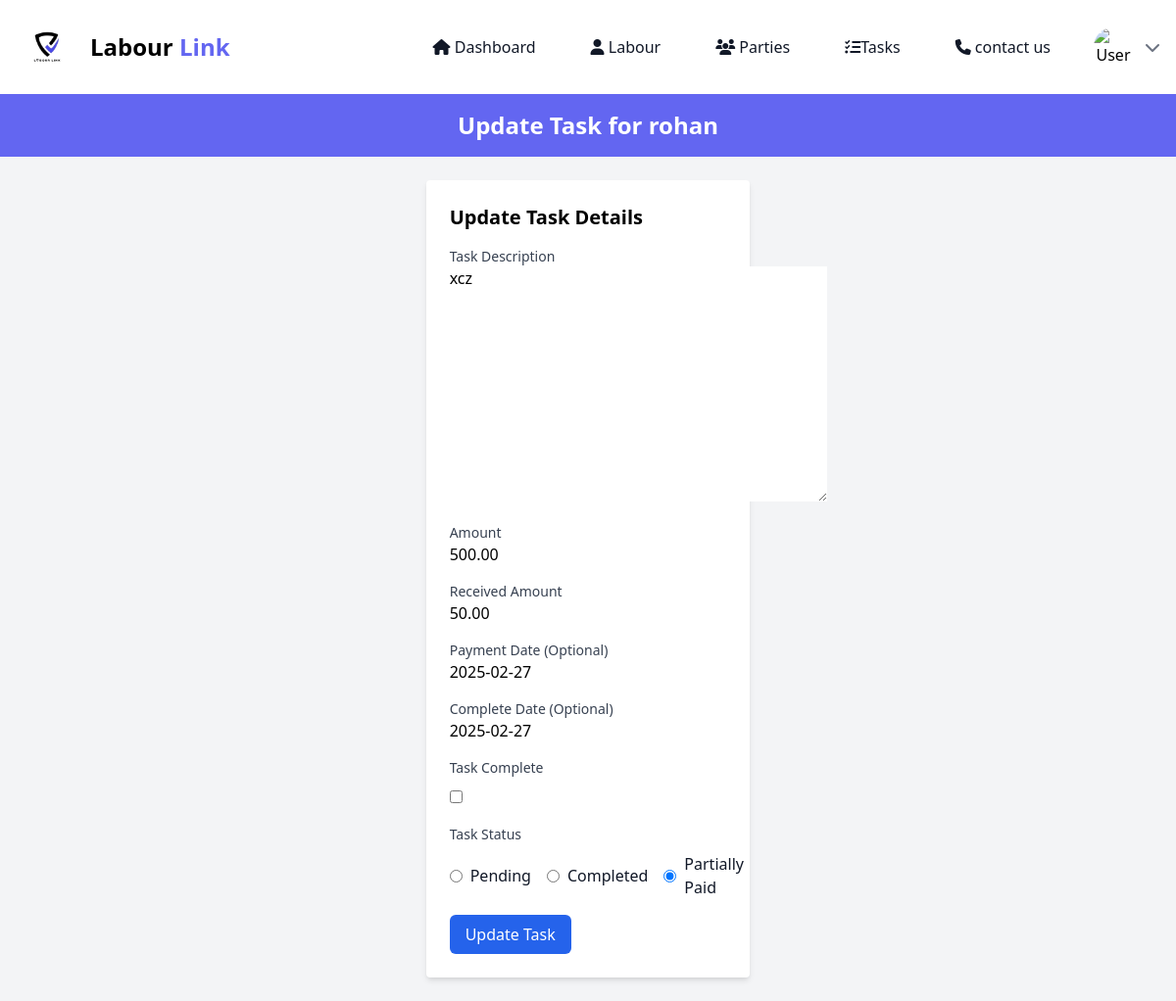
/task/update/9/, run on the app's committed database.
### LLApps/parties/models.py (models this page shows, shortened)
class Task(models.Model):
    STATUS_CHOICES = [
        ("pending", "Pending"),
        ("completed", "Completed"),
        ("partial", "Partially Paid"),
    ]
    party = models.ForeignKey(PartiesDetail, on_delete=models.CASCADE, related_name="tasks")
    task_description = models.TextField()
    assign_date = models.DateField(auto_now_add=True)
    complete_date = models.DateField(null=True, blank=True)
    amount = models.DecimalField(max_digits=10, decimal_places=2)
    received_amount = models.DecimalField(max_digits=10, decimal_places=2, default=0)
    pending_amount = models.DecimalField(max_digits=10, decimal_places=2, editable=False)
    payment_date = models.DateField(null=True, blank=True)
    status = models.CharField(max_length=10, choices=STATUS_CHOICES, default="pending")
    task_complete = models.BooleanField(default=False)

class PartiesDetail(BaseModel):
    labour = models.ForeignKey(Labour, on_delete=models.CASCADE, related_name='parties_details')
    firm_name = models.CharField(max_length=255)
    party_name = models.CharField(max_length=255)
    party_mobile = models.CharField(max_length=15)
    address = models.TextField()
    description = models.TextField()
    class Meta:
        verbose_name = "Party Detail"
        verbose_name_plural = "Parties Details"
        ordering = ['party_name']

### LLApps/dashboard/views.py (the view)
# urls.py: path('task/update/<int:task_id>/', update_task, name='update_task'),
def update_task(request, task_id):
    task = get_object_or_404(Task, id=task_id)
    if request.method == 'POST':
        form = TaskForm(request.POST, instance=task)
        if form.is_valid():
            form.save()  # Save the updated task
            return redirect('tasks_view')  # Redirect to the task view page after saving
    else:
        form = TaskForm(instance=task)  # Pre-fill the form with the task's data
    return render(request, 'dashboard/task_update.html', {'form': form, 'task': task})

### LLApps/dashboard/forms.py (shortened to what this page needs)
class TaskForm(forms.ModelForm):
    status = forms.ChoiceField(
        choices=Task.STATUS_CHOICES,
        widget=forms.RadioSelect,
        required=False  # Don't force the user to choose a status manually
    )
    class Meta:
        model = Task
        fields = [
            "task_description",
            "complete_date",
            "amount",
            "received_amount",
            "payment_date",
            "status",
            "task_complete",
        ]
        exclude = ["assign_date", "party", "status"]  # Do not include 'party' or 'status' here, as they'll be set in the view

### LLApps/dashboard/templates/dashboard/task_update.html (shortened to what this page needs)
{% extends 'dashboard/base.html' %}
{% block body %}
<header class="bg-indigo-500 text-white p-4">
  <h1 class="text-center text-2xl font-bold">Update Task for {{ task.party.firm_name }}</h1>
</header>
<div class="container mx-auto my-6 px-4 flex justify-center items-center min-h-screen">
  <div class="bg-white p-6 rounded shadow-md w-full lg:w-1/3 ">
    <h2 class="text-xl font-semibold mb-4">Update Task Details</h2>
    <form method="POST" action="{% url 'update_task' task_id=task.id %}">
      <div class="mb-4">
        <label for="task_description" class="block text-sm font-medium text-gray-700">Task Description</label>
        {{ form.task_description }}
      </div>
      <div class="mb-4">
        <label for="amount" class="block text-sm font-medium text-gray-700">Amount</label>
        {{ form.amount }}
      </div>
      <div class="mb-4">
        <label for="received_amount" class="block text-sm font-medium text-gray-700">Received Amount</label>
        {{ form.received_amount }}
      </div>
      <div class="mb-4">
        <label for="payment_date" class="block text-sm font-medium text-gray-700">Payment Date (Optional)</label>
        {{ form.payment_date }}
      </div>
      <div class="mb-4">
        <label for="complete_date" class="block text-sm font-medium text-gray-700">Complete Date (Optional)</label>
        {{ form.complete_date }}
      </div>
      <div class="mb-4">
        <label for="task_complete" class="block text-sm font-medium text-gray-700">Task Complete</label>
        <div class="mt-2">
          <input type="checkbox" id="task_complete" name="task_complete" {% if task.task_complete %}checked{% endif %} class="form-checkbox text-green-600">
        </div>
      </div>
      <div class="mb-4">
        <label class="block text-sm font-medium text-gray-700">Task Status</label>
        <div class="flex space-x-4 mt-2">
          <label class="inline-flex items-center">
            <input type="radio" name="status" value="pending" class="form-radio text-blue-600" {% if task.status == "pending" %}checked{% endif %}>
            <span class="ml-2 text-gray-900">Pending</span>
          </label>
          <label class="inline-flex items-center">
            <input type="radio" name="status" value="completed" class="form-radio text-green-600" {% if task.status == "completed" %}checked{% endif %}>
            <span class="ml-2 text-gray-900">Completed</span>
          </label>
          <label class="inline-flex items-center">
            <input type="radio" name="status" value="partial" class="form-radio text-yellow-600" {% if task.status == "partial" %}checked{% endif %}>
            <span class="ml-2 text-gray-900">Partially Paid</span>
          </label>
        </div>
      </div>
      <button type="submit" class="bg-blue-600 text-white py-2 px-4 rounded-md hover:bg-blue-700">Update Task</button>
    </form>
  </div>
</div>
{% endblock %}

### data on the page
Task: party.firm_name "rohan", task_description "xcz", amount "500.00", received_amount "50.00", payment_date "2025-02-27", complete_date "2025-02-27", status "☐ Pending", status "☐ Completed", status "☑ Partially Paid"
